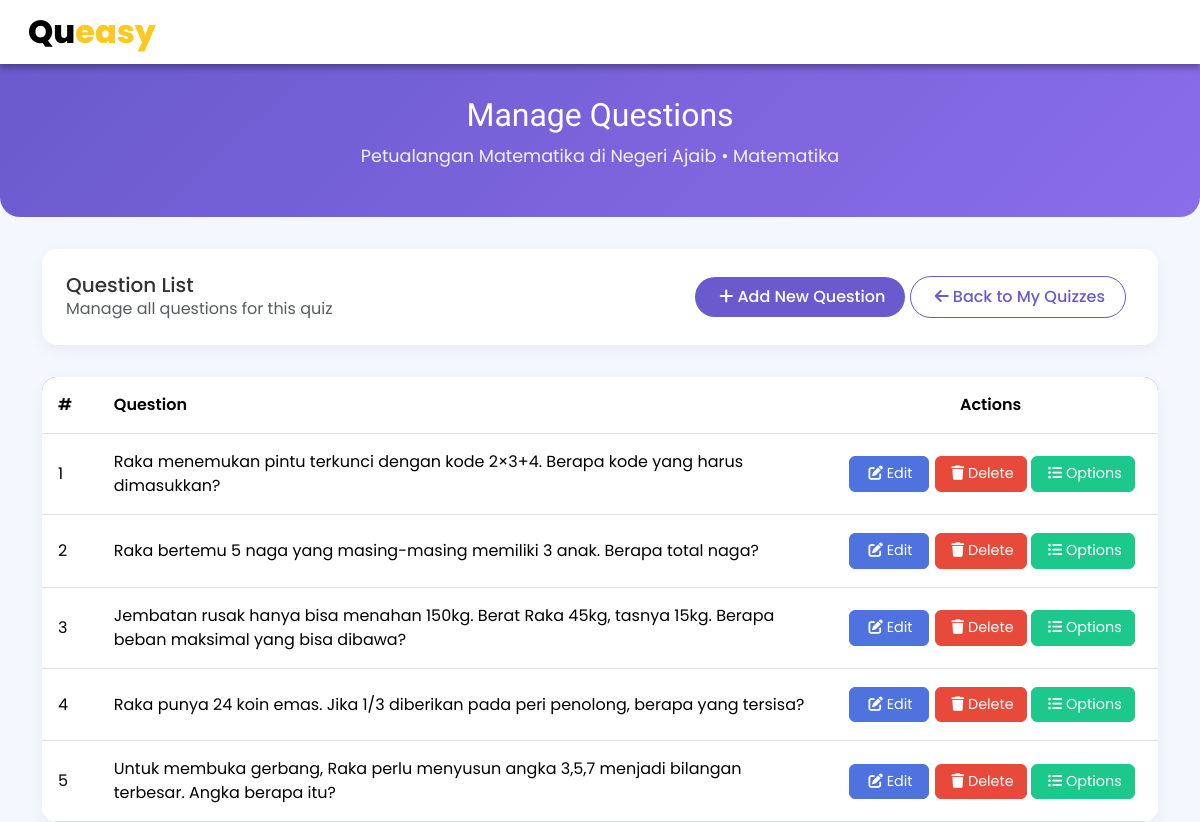
The app's page /user/question/my_questions.php?id=201 with its own data.
### tables this page shows
CREATE TABLE `quizzes` (
  `id` int NOT NULL,
  `title` varchar(50) NOT NULL,
  `description` text NOT NULL,
  `category_id` int NOT NULL,
  `creator_id` int NOT NULL
);

CREATE TABLE `category` (
  `id` int NOT NULL,
  `category_name` varchar(50) NOT NULL,
  `img` varchar(255) NOT NULL DEFAULT 'other.jpg'
);

CREATE TABLE `questions` (
  `id` int NOT NULL,
  `quest_text` text NOT NULL,
  `quiz_id` int NOT NULL
);

### user/question/my_questions.php (the view, shortened to what this page needs)
<?php
include "functions.php";
$quiz_id = $_GET["id"];
$sql = "SELECT * FROM questions WHERE quiz_id = $quiz_id";
$result = mysqli_query($mysqli, $sql);
$quiz_info = mysqli_query($mysqli, "SELECT q.title, c.category_name
                                   FROM quizzes q
                                   JOIN category c ON q.category_id = c.id
                                   WHERE q.id = $quiz_id");
$quiz_data = mysqli_fetch_assoc($quiz_info);
?>
<!DOCTYPE html>
<html lang="en">
<head>
    <link href="https://cdn.jsdelivr.net/npm/bootstrap@5.3.2/dist/css/bootstrap.rtl.min.css" rel="stylesheet">
    <link rel="stylesheet" href="https://cdnjs.cloudflare.com/ajax/libs/font-awesome/6.0.0-beta3/css/all.min.css">
</head>
<body>
    <?php include('navbar.php'); ?>
    <div class="quiz-header">
        <div class="container">
            <h1 class="quiz-title">Manage Questions</h1>
            <p class="quiz-subtitle">
                <?php echo htmlspecialchars($quiz_data['title']); ?> •
                <?php echo htmlspecialchars($quiz_data['category_name']); ?>
            </p>
        </div>
    </div>
    <div class="container">
        <div class="action-card">
            <div class="d-flex justify-content-between align-items-center">
                <div>
                    <h5 class="mb-0">Question List</h5>
                    <p class="mb-0 text-muted">Manage all questions for this quiz</p>
                </div>
                <div>
                    <a href="create_questions.php?quiz_id=<?php echo $quiz_id ?>&go=my" class="btn create-btn">
                        <i class="fas fa-plus me-1"></i> Add New Question
                    </a>
                    <a href="my_quiz.php" class="btn back-btn ms-2">
                        <i class="fas fa-arrow-left me-1"></i> Back to My Quizzes
                    </a>
                </div>
            </div>
        </div>
        <div class="questions-table">
            <?php if(mysqli_num_rows($result) > 0): ?>
                <table class="table table-hover mb-0">
                    <thead>
                        <tr>
                            <th width="5%">#</th>
                            <th>Question</th>
                            <th width="30%" class="text-center">Actions</th>
                        </tr>
                    </thead>
                    <tbody>
                        <?php
                        $i = 1;
                        mysqli_data_seek($result, 0);
                        while($row = mysqli_fetch_assoc($result)):
                        ?>
                            <tr>
                                <td><?php echo $i; ?></td>
                                <td><?php echo htmlspecialchars($row["quest_text"]); ?></td>
                                <td class="text-center">
                                    <div class="d-flex flex-wrap justify-content-center">
                                        <a href="edit_questions.php?id=<?php echo $row["id"]; ?>" class="btn btn-primary action-btn edit-btn me-1">
                                            <i class="fas fa-edit me-1"></i> Edit
                                        </a>
                                        <a href="delete_questions.php?id=<?php echo $row["id"]; ?>&quiz_id=<?php echo $row["quiz_id"]; ?>" class="btn btn-danger action-btn delete-btn me-1">
                                            <i class="fas fa-trash me-1"></i> Delete
                                        </a>
                                        <a href="my_options.php?id=<?php echo $row["id"]; ?>" class="btn btn-success action-btn options-btn">
                                            <i class="fas fa-list-ul me-1"></i> Options
                                        </a>
                                    </div>
                                </td>
                            </tr>
                        <?php
                        $i++;
                        endwhile;
                        ?>
                    </tbody>
                </table>
            <?php endif; ?>
        </div>
    </div>
</body>
</html>

### user/question/my_questions.php (style rules this page uses)
:root { --primary-color: #6a5acd; --secondary-color: #ff8c66; --light-bg: #f9f5ff; }
body { font-family: 'Poppins', sans-serif; background-color: #f5f7ff; color: #333; }
.quiz-header { background: linear-gradient(135deg, var(--primary-color), #8a6de9); color: white; padding: 2rem 0; margin-bottom: 2rem; border-radius: 0 0 20px 20px; text-align: center; }
.quiz-title { font-family: 'Fredoka One', cursive; font-size: 2rem; margin-bottom: 0.5rem; }
.quiz-subtitle { font-size: 1.1rem; opacity: 0.9; }
.action-card { background-color: white; border-radius: 15px; padding: 1.5rem; margin-bottom: 2rem; box-shadow: 0 5px 15px rgba(0,0,0,0.05); }
.create-btn { background: var(--primary-color); color: white; border: none; border-radius: 50px; padding: 8px 20px; font-weight: 500; transition: all 0.3s; }
.back-btn { background: white; color: var(--primary-color); border: 1px solid var(--primary-color); border-radius: 50px; padding: 8px 20px; font-weight: 500; transition: all 0.3s; }
.questions-table { background-color: white; border-radius: 15px; overflow: hidden; box-shadow: 0 5px 15px rgba(0,0,0,0.05); }
.questions-table thead { background-color: var(--primary-color); color: white; }
.questions-table th { font-weight: 600; padding: 1rem; }
.questions-table td { padding: 1rem; vertical-align: middle; }
.action-btn { padding: 6px 12px; font-size: 0.9rem; margin: 2px; min-width: 80px; transition: all 0.2s; }
.edit-btn { background-color: #4e73df; border-color: #4e73df; }
.delete-btn { background-color: #e74a3b; border-color: #e74a3b; }
.options-btn { background-color: #1cc88a; border-color: #1cc88a; }

### records on screen
quizzes: title "Petualangan Matematika di Negeri Ajaib", category.category_name "Matematika"
questions: quest_text "Raka menemukan pintu terkunci dengan kode 2×3+4. Berapa kode yang harus dimasukkan?"
questions: quest_text "Raka bertemu 5 naga yang masing-masing memiliki 3 anak. Berapa total naga?"
questions: quest_text "Jembatan rusak hanya bisa menahan 150kg. Berat Raka 45kg, tasnya 15kg. Berapa beban maksimal yang bisa dibawa?"
questions: quest_text "Raka punya 24 koin emas. Jika 1/3 diberikan pada peri penolong, berapa yang tersisa?"
questions: quest_text "Untuk membuka gerbang, Raka perlu menyusun angka 3,5,7 menjadi bilangan terbesar. Angka berapa itu?"
